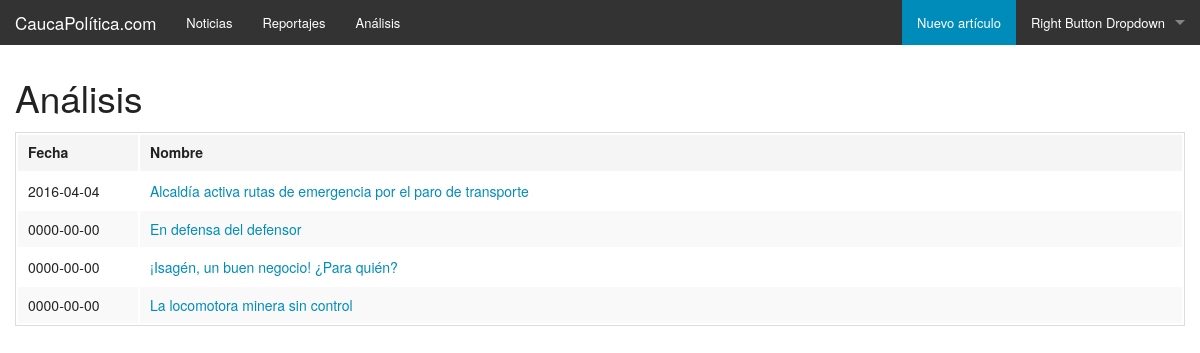
/index.php/admin/analisis, run on the app's committed database.
### tables this page shows
CREATE TABLE `articulos` (
  `id` int(11) NOT NULL,
  `fecha` date NOT NULL,
  `tipo_articulo` int(11) NOT NULL,
  `titulo` varchar(90) NOT NULL,
  `descripcion` varchar(200) NOT NULL,
  `texto` varchar(9000) NOT NULL,
  `youtube` varchar(50) NOT NULL,
  `file` varchar(30) NOT NULL
);

### application/controllers/Admin.php (called while the page is built, shortened)
<?php
class Admin extends CI_Controller {
	public function analisis()
	{
		$this->load->view('head-admin');
		$this->load->view('admin_analisis');
	}
}

### index.php (called while the page is built, shortened)
<?php
require_once BASEPATH.'core/CodeIgniter.php';

### application/views/admin_analisis.php (the view, shortened to what this page needs)
<!doctype html>
<html class="no-js" lang="">
<head>
    <link rel="stylesheet" href="../theme/foundation/css/foundation.css" />
</head>
<body>
<div class="column">
    <br>
    <h2>Análisis</h2>
    <table style="width:100%">
        <thead>
            <tr>
                <th width="120">Fecha</th>
                <th>Nombre</th>
            </tr>
        </thead>
        <tbody>
            <?php
            $result = $this -> db
                            -> order_by("id", "desc")
                            -> where('tipo_articulo', "3")
                            -> get('articulos');
            foreach ($result -> result() as $row){
                echo "
                <tr>
                    <td>". $row -> fecha ."</td>
                    <td><a href=\"/admin/editar/". $row -> id ."/\" style=\"display:block\">". $row -> titulo ."</a></td>
                </tr>";
            }
            ?>
          </tbody>
    </table>
</div>

### data on the page
articulos: fecha "2016-04-04", titulo "Alcaldía activa rutas de emergencia por el paro de transporte"
articulos: fecha "0000-00-00", titulo "En defensa del defensor"
articulos: fecha "0000-00-00", titulo "¡Isagén, un buen negocio! ¿Para quién?"
articulos: fecha "0000-00-00", titulo "La locomotora minera sin control"
